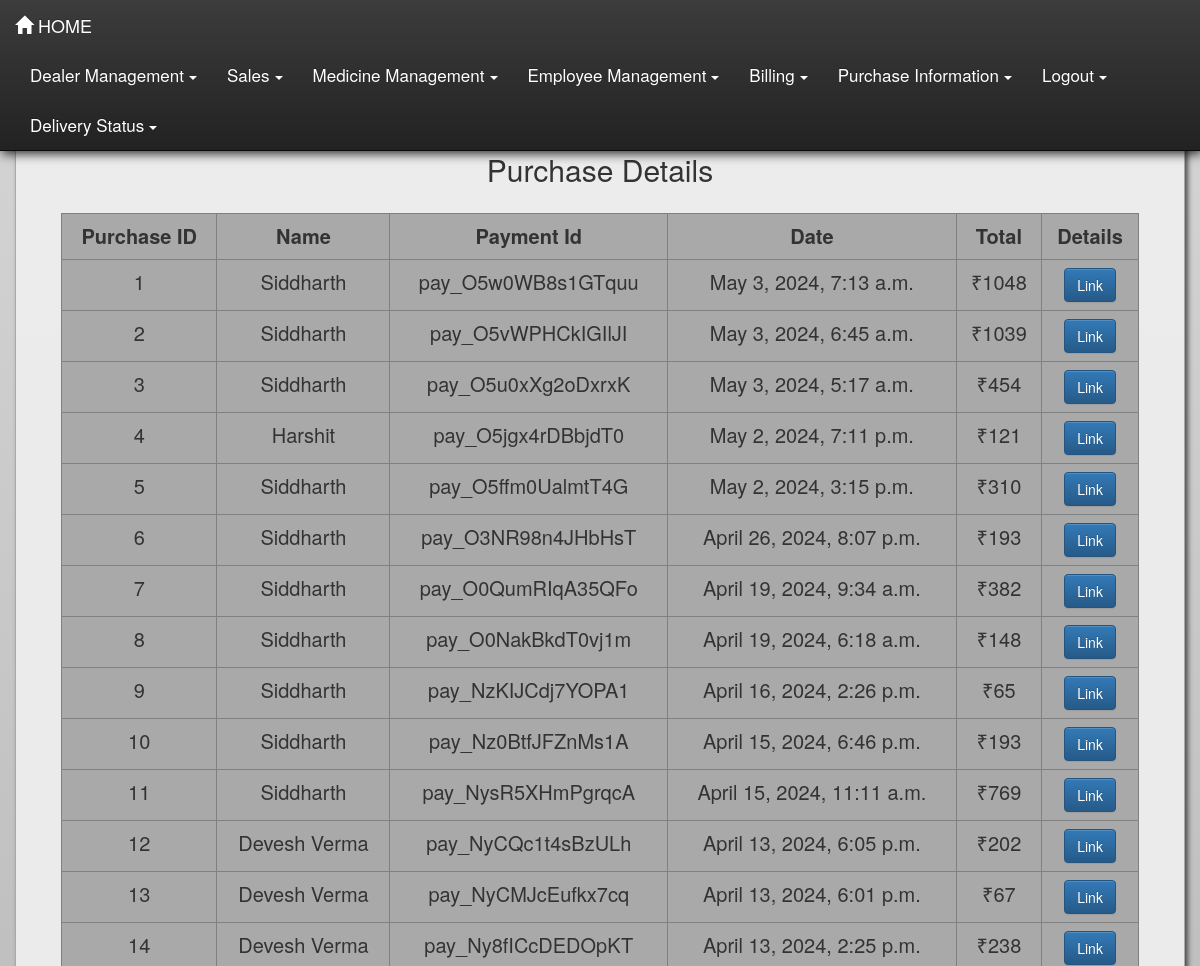
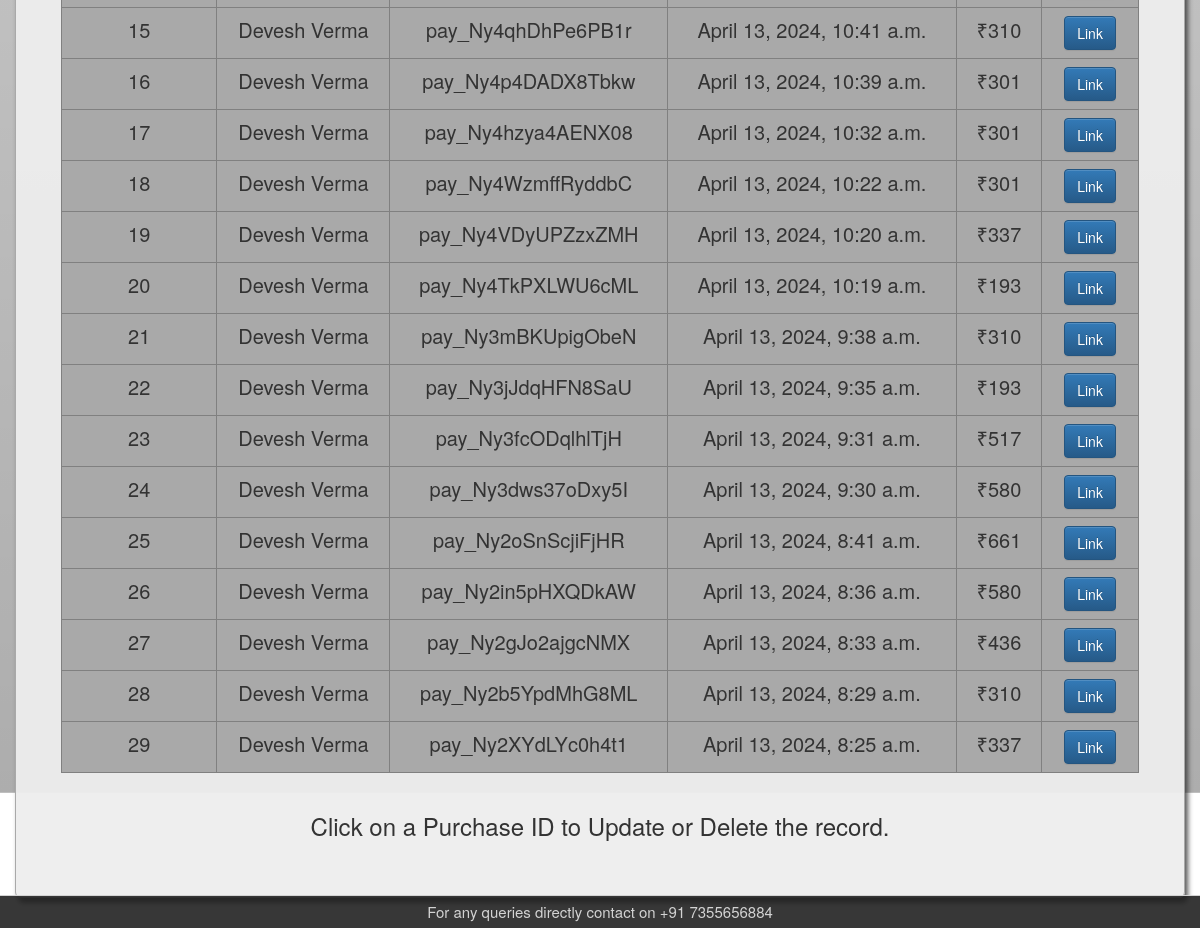
The app's page /purchasetable/ with its own data (2 pictures, top to bottom).
### pharma/models.py (models this page shows, shortened)
class Payment(models.Model):
    uniqueid=models.CharField(max_length=1000,primary_key=True)
    user=models.ForeignKey(settings.AUTH_USER_MODEL,on_delete=models.CASCADE,null=False)
    order_id=models.CharField(max_length=50,null=False)
    payment_id=models.CharField(max_length=100)
    datetime=models.DateTimeField(default=timezone.now)
    delivery_information=models.ForeignKey(User_delivery_information,on_delete=models.CASCADE,null=False,default="Unknown")
    ordered_items=models.ManyToManyField(OrderItem)
    amount=models.IntegerField(default=0)
    status=models.BooleanField(default=False)
    delivery_status=models.CharField(max_length=255,default='received')

### pharma/views.py (the view)
# urls.py: path('purchasetable/', views.purchasetable, name='purchasetable'),
def purchasetable(request):
    purchase = Payment.objects.filter(status=True)
    purchase_at_responsive = Payment.objects.filter(status=True)
    purchase=reversed(purchase)
    purchase_at_responsive=reversed(purchase_at_responsive)
    dict1 = {"purchase": purchase,'purchase_at_responsive':purchase_at_responsive}
    return render(request, 'pharma/purchasetable.html', dict1)

### pharma/templates/pharma/purchasetable.html (shortened to what this page needs)
{% load static %}
<!DOCTYPE html>
<html lang="en">
<head>
    <link rel="stylesheet" href="{% static 'pharma/css/bootstrap.min.css' %}">
    <link rel="stylesheet" href="{% static 'pharma/css/bootstrap-theme.min.css' %}">
    <link rel="stylesheet" href="{% static 'pharma/css/style.css' %}">
</head>
<body>
    {% include 'pharma/nav.html' %}
<div class="container-fluid martop7">
    <div class="jumbotron jumcust">
        <h2>Purchase Details</h2>
        <div class="row padtop15">
            <div class="col-md-1"></div>
        </div>
        <div class="row">
            <div class="col-md-1">
            </div>
            <table border="1" class="table table-responsive table-hover col-md-10 responsive_invisible ">
                <tr>
                    <th>Purchase ID</th>
                    <th>Name</th>
                    <th>Payment Id</th>
                    <th>Date</th>
                    <th>Total</th>
                    <th>Details</th>
                </tr>
                {% for foo in purchase %}
                    <tr>
                        <td>{{ forloop.counter }}</td>
                        <td>{{ foo.user }}</td>
                        <td>{{ foo.payment_id }}</td>
                        <td >{{ foo.datetime }}</td>
                        <td>₹{{ foo.amount }}</td>
                        <td>
                            {% include 'pharma/details.html' %}
                        </td>
                    </tr>
                {% endfor %}
            </table>
        </div>
        <footer><h3>Click on a Purchase ID to Update or Delete the record.</h3></footer>
    </div>
</div>
{% include 'pharma/pfooter.html' %}
</body>
</html>

### pharma/templates/pharma/details.html (shortened to what this page needs)
  {% if purchase %}
  <button type="button" class="btn btn-primary" data-toggle="modal" data-target="#exampleModalLong{{foo.uniqueid}}">
    Link
  </button>
{% endif %}

### pharma/static/pharma/css/style.css (style rules this page uses)
body { background: linear-gradient(to bottom,rgba(0, 0, 0, 0.162),rgba(0, 0, 0, 0.321)),url("/static/media/adminbackpic.jpg"); background-position: center; background-size: cover; background-repeat: no-repeat; height: 100vh; width: 100vw; font-size: 20px; }
.padtop15 { padding-top: 15px; }
table { text-align: center; border-collapse: collapse; background-color: darkgray; }
th { text-align: center; }
.martop7 { margin-top: 7%; }
.jumcust { box-shadow: 3px 5px 5px rgba(47, 47, 47, 0.8); border: 1px solid darkgrey; border-radius: 0px; text-align: center; background-color: rgba(238, 238, 238, 0.95); }
.table>tbody>tr>td, .table>tbody>tr>th { border-top: none; }

### records on screen
Payment: user "Siddharth", payment_id "pay_O5w0WB8s1GTquu", datetime "May 3, 2024, 7:13 a.m.", amount "1048"
Payment: user "Siddharth", payment_id "pay_O5vWPHCkIGIlJI", datetime "May 3, 2024, 6:45 a.m.", amount "1039"
Payment: user "Siddharth", payment_id "pay_O5u0xXg2oDxrxK", datetime "May 3, 2024, 5:17 a.m.", amount "454"
Payment: user "Harshit", payment_id "pay_O5jgx4rDBbjdT0", datetime "May 2, 2024, 7:11 p.m.", amount "121"
Payment: user "Siddharth", payment_id "pay_O5ffm0UalmtT4G", datetime "May 2, 2024, 3:15 p.m.", amount "310"
Payment: user "Siddharth", payment_id "pay_O3NR98n4JHbHsT", datetime "April 26, 2024, 8:07 p.m.", amount "193"
Payment: user "Siddharth", payment_id "pay_O0QumRIqA35QFo", datetime "April 19, 2024, 9:34 a.m.", amount "382"
Payment: user "Siddharth", payment_id "pay_O0NakBkdT0vj1m", datetime "April 19, 2024, 6:18 a.m.", amount "148"
Payment: user "Siddharth", payment_id "pay_NzKIJCdj7YOPA1", datetime "April 16, 2024, 2:26 p.m.", amount "65"
Payment: user "Siddharth", payment_id "pay_Nz0BtfJFZnMs1A", datetime "April 15, 2024, 6:46 p.m.", amount "193"
Payment: user "Siddharth", payment_id "pay_NysR5XHmPgrqcA", datetime "April 15, 2024, 11:11 a.m.", amount "769"
Payment: user "Devesh Verma", payment_id "pay_NyCQc1t4sBzULh", datetime "April 13, 2024, 6:05 p.m.", amount "202"
Payment: user "Devesh Verma", payment_id "pay_NyCMJcEufkx7cq", datetime "April 13, 2024, 6:01 p.m.", amount "67"
Payment: user "Devesh Verma", payment_id "pay_Ny8fICcDEDOpKT", datetime "April 13, 2024, 2:25 p.m.", amount "238"
Payment: user "Devesh Verma", payment_id "pay_Ny4qhDhPe6PB1r", datetime "April 13, 2024, 10:41 a.m.", amount "310"
Payment: user "Devesh Verma", payment_id "pay_Ny4p4DADX8Tbkw", datetime "April 13, 2024, 10:39 a.m.", amount "301"
Payment: user "Devesh Verma", payment_id "pay_Ny4hzya4AENX08", datetime "April 13, 2024, 10:32 a.m.", amount "301"
Payment: user "Devesh Verma", payment_id "pay_Ny4WzmffRyddbC", datetime "April 13, 2024, 10:22 a.m.", amount "301"
Payment: user "Devesh Verma", payment_id "pay_Ny4VDyUPZzxZMH", datetime "April 13, 2024, 10:20 a.m.", amount "337"
Payment: user "Devesh Verma", payment_id "pay_Ny4TkPXLWU6cML", datetime "April 13, 2024, 10:19 a.m.", amount "193"
Payment: user "Devesh Verma", payment_id "pay_Ny3mBKUpigObeN", datetime "April 13, 2024, 9:38 a.m.", amount "310"
Payment: user "Devesh Verma", payment_id "pay_Ny3jJdqHFN8SaU", datetime "April 13, 2024, 9:35 a.m.", amount "193"
Payment: user "Devesh Verma", payment_id "pay_Ny3fcODqlhlTjH", datetime "April 13, 2024, 9:31 a.m.", amount "517"
Payment: user "Devesh Verma", payment_id "pay_Ny3dws37oDxy5I", datetime "April 13, 2024, 9:30 a.m.", amount "580"
Payment: user "Devesh Verma", payment_id "pay_Ny2oSnScjiFjHR", datetime "April 13, 2024, 8:41 a.m.", amount "661"
Payment: user "Devesh Verma", payment_id "pay_Ny2in5pHXQDkAW", datetime "April 13, 2024, 8:36 a.m.", amount "580"
Payment: user "Devesh Verma", payment_id "pay_Ny2gJo2ajgcNMX", datetime "April 13, 2024, 8:33 a.m.", amount "436"
Payment: user "Devesh Verma", payment_id "pay_Ny2b5YpdMhG8ML", datetime "April 13, 2024, 8:29 a.m.", amount "310"
Payment: user "Devesh Verma", payment_id "pay_Ny2XYdLYc0h4t1", datetime "April 13, 2024, 8:25 a.m.", amount "337"
